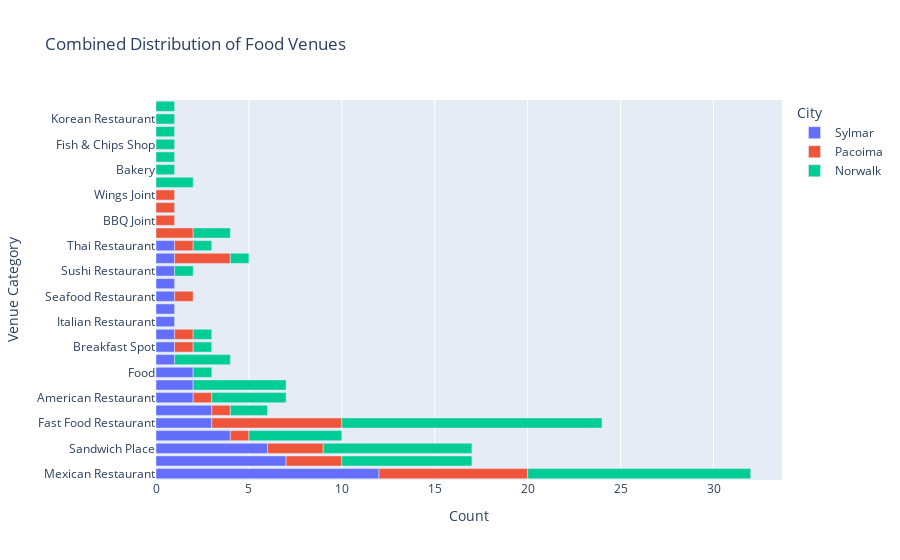

Source (notebook cell):
### Markdown cell above
#### Choosing a restaurant to open
- Bakeries are the fith most recommended venue category, but there is
currently a maximum of 1 per area. So this could be a good option in any of
the three communities.
- Mexican and fast food restaurants are already very common and should not
be chosen
- There is an opportunity for a pizza place or a chinese resaturant in Pacoima
- Pacoima in general has few food venues. Looking at the median income, any
low price food venues could be a good opportunity.
- Norwalk would be the best option according to population and income, but
it is already very crowded with restaurants. A bakery seems to be the best
option there.

Lets take a final look at the distribution including all venues:

### Code cell
import plotly.express as px
#categs_graph2 = categs_sorted.loc[categs_sorted['Count'] > 1]

fig = px.bar(categs_sorted, y="Venue Category",
             x="Count", title='Combined Distribution of Food Venues',
             orientation='h', color = 'City'
             )
fig.show()

### Figure 1 — Plotly figure (JSON) as saved in the notebook; plotly's stock layout.template omitted (floating-point values rounded to 4 significant figures)
{"data": [{"alignmentgroup": "True", "hovertemplate": "City=Sylmar<br>Count=%{x}<br>Venue Category=%{y}<extra></extra>", "legendgroup": "Sylmar", "marker": {"color": "#636efa"}, "name": "Sylmar", "offsetgroup": "Sylmar", "orientation": "h", "showlegend": true, "textposition": "auto", "type": "bar", "x": [12, 7, 6, 4, 3, 3, 2, 2, 2, 1, 1, 1, 1, 1, 1, 1, 1, 1, 1], "xaxis": "x", "y": ["Mexican Restaurant", "Pizza Place", "Sandwich Place", "Chinese Restaurant", "Fast Food Restaurant", "Fried Chicken Joint", "American Restaurant", "Donut Shop", "Food", "Asian Restaurant", "Breakfast Spot", "Food Court", "Italian Restaurant", "Restaurant", "Seafood Restaurant", "Snack Place", "Sushi Restaurant", "Taco Place", "Thai Restaurant"], "yaxis": "y"}, {"alignmentgroup": "True", "hovertemplate": "City=Pacoima<br>Count=%{x}<br>Venue Category=%{y}<extra></extra>", "legendgroup": "Pacoima", "marker": {"color": "#EF553B"}, "name": "Pacoima", "offsetgroup": "Pacoima", "orientation": "h", "showlegend": true, "textposition": "auto", "type": "bar", "x": [8, 7, 3, 3, 3, 2, 1, 1, 1, 1, 1, 1, 1, 1, 1, 1], "xaxis": "x", "y": ["Mexican Restaurant", "Fast Food Restaurant", "Pizza Place", "Sandwich Place", "Taco Place", "Burger Joint", "American Restaurant", "BBQ Joint", "Breakfast Spot", "Chinese Restaurant", "Food Court", "Fried Chicken Joint", "Middle Eastern Restaurant", "Seafood Restaurant", "Thai Restaurant", "Wings Joint"], "yaxis": "y"}, {"alignmentgroup": "True", "hovertemplate": "City=Norwalk<br>Count=%{x}<br>Venue Category=%{y}<extra></extra>", "legendgroup": "Norwalk", "marker": {"color": "#00cc96"}, "name": "Norwalk", "offsetgroup": "Norwalk", "orientation": "h", "showlegend": true, "textposition": "auto", "type": "bar", "x": [14, 12, 8, 7, 5, 5, 4, 3, 2, 2, 2, 1, 1, 1, 1, 1, 1, 1, 1, 1, 1, 1, 1], "xaxis": "x", "y": ["Fast Food Restaurant", "Mexican Restaurant", "Sandwich Place", "Pizza Place", "Chinese Restaurant", "Donut Shop", "American Restaurant", "Asian Restaurant", "Burger Joint", "Food Truck", "Fried Chicken Joint", "Bakery", "Breakfast Spot", "Donburi Restaurant", "Fish & Chips Shop", "Food", "Food Court", "Japanese Restaurant", "Korean Restaurant", "Steakhouse", "Sushi Restaurant", "Taco Place", "Thai Restaurant"], "yaxis": "y"}], "layout": {"barmode": "relative", "legend": {"title": {"text": "City"}, "tracegroupgap": 0}, "title": {"text": "Combined Distribution of Food Venues"}, "xaxis": {"anchor": "y", "domain": [0, 1], "title": {"text": "Count"}}, "yaxis": {"anchor": "x", "domain": [0, 1], "title": {"text": "Venue Category"}}}}
